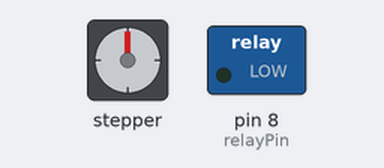
A sketch run on a simulated Arduino Uno, built with avr-gcc and run on an emulated ATmega328P. On the bench: stepper motor, switched loads named in the sketch (green lamp = pin HIGH). Stepper angles assume 2038 steps per turn; what the sketch prints to the serial monitor is not drawn.

Above: at 0.15 s.
At 3.1 s:
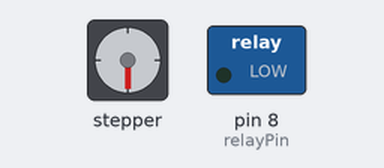
At 6.48 s:
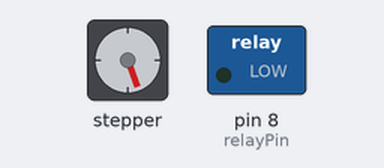
At 9.1 s:
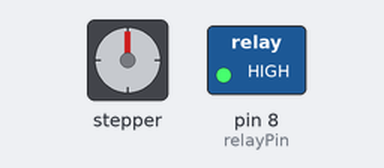
Timing chart, 0 to 10.6 s (numbered marks = the images above):
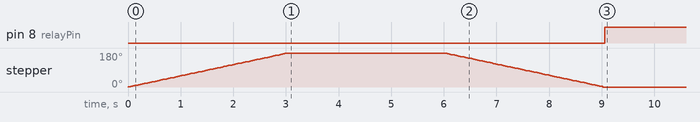

The sketch:

code.ino
```cpp
// Text last updated 2023-09-03 Sun 22:23
// Citations in this program will be presented as ^[n], and the citations can be found in the documentation.

#include <Stepper.h>  // Including required libraries
#include <LowPower.h>
#include <Time.h>

// Declaring pin numbers to keep them explicit
const int soilPin = 0; // Pin from SEN0192, ANALOG
const int relayPin =8;  // Pin to HW482
const int motorPin1 = 9; // Pin 1 to ULN2003
const int motorPin2 = 10; // Pin 2 to ULN2003
const int motorPin3 = 11; // Pin 3 to ULN2003
const int motorPin4 = 12; // Pin 4 to ULN2003

// Declaring how many steps to have in a revolution for the stepper motor. Number taken from ^[1]
const int stepRef = 2038;

// Soil moisture sensor threshold, this should be determined by calibration.
// Higher # = drier. 350 is just the value I happened to get for dry soil.
const int drynessThreshold = 450;

// Set up a place to record whether the relay is live or not
bool danger;

// Set up nap lengths...
const int littleNap = 5;  // Nap length with active relay, minutes
const int bigNap = 15;    // Nap length with inactive relay, minutes

// Declaring stepper motor.
Stepper motor = Stepper(stepRef,motorPin1,motorPin2,motorPin3,motorPin4);

// Function to water the soil, i.e. open and then close the air opening.
bool water() {
  motor.setSpeed(10);
	motor.step((stepRef*0.5));  // Turn cw
  delay(3000);
  motor.step((stepRef*-0.5)); // Turn ccw
  return true;
}

void setup() {
    pinMode(relayPin,OUTPUT);   // Initializing output as output.
    // Motor pins do not need to be initialized as stepper.h does this for me.
    Serial.begin(9600); // Open serial port to PC, 9600 seems to be a standard bit rate ^[1]
    Serial.println("Hello world!"); // Sign of life
}

void loop() {

    // Checks:
    // Serial.println(analogRead(soilPin));
    // Serial.println(isAM());

    if (analogRead(soilPin) > drynessThreshold) { // If soil is dry
      water();
    }

    // Have the lamp on during daytime.
    // More complex schedules are easily possible in the if condition.
    if (isAM()) {
      digitalWrite(relayPin, HIGH); // Closes the relay
      danger = true;
    } else {
      digitalWrite(relayPin, LOW);  // Opens the relay
      danger = false;
    }

    if (danger) {
      delay(littleNap *60 *1000);    // If the relay is live, the device takes a 5 minute light snooze.
    } else {
      for (int i = 0 ; i < ((bigNap *60) /8)  ; i++) {   // If the relay is not live, the device should take 15 minute naps.
        LowPower.powerDown(SLEEP_8S, ADC_OFF, BOD_OFF); // Sadly this is the best method I could find with LowPower.
      }
    }

}
```

Measured:
- by itself, pin 8 (relayPin): LOW → HIGH at 9.1 s
- by itself, stepper: turns 180° clockwise in 3.0 s, then 180° counter-clockwise in 3.0 s
